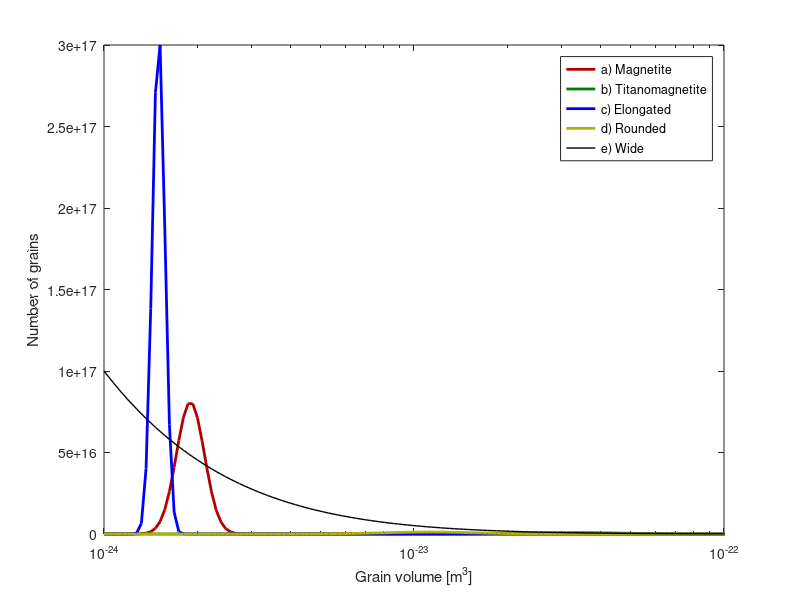
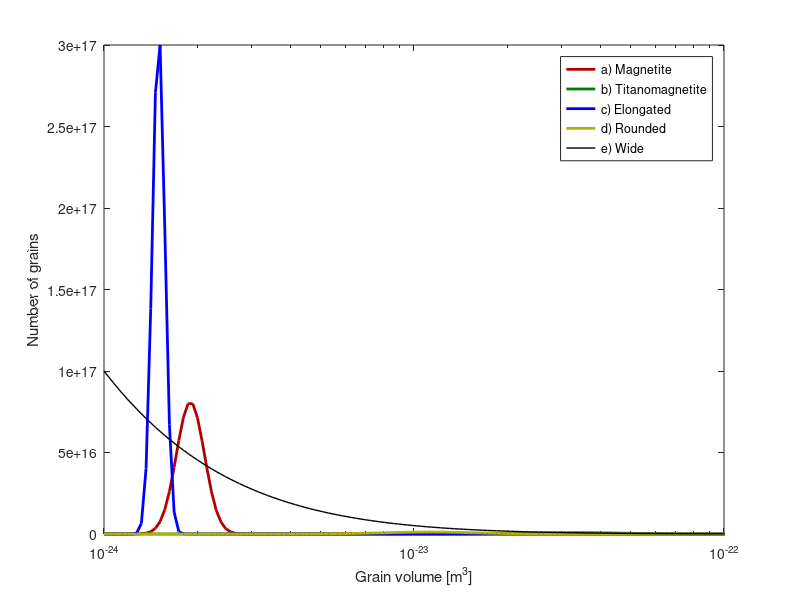
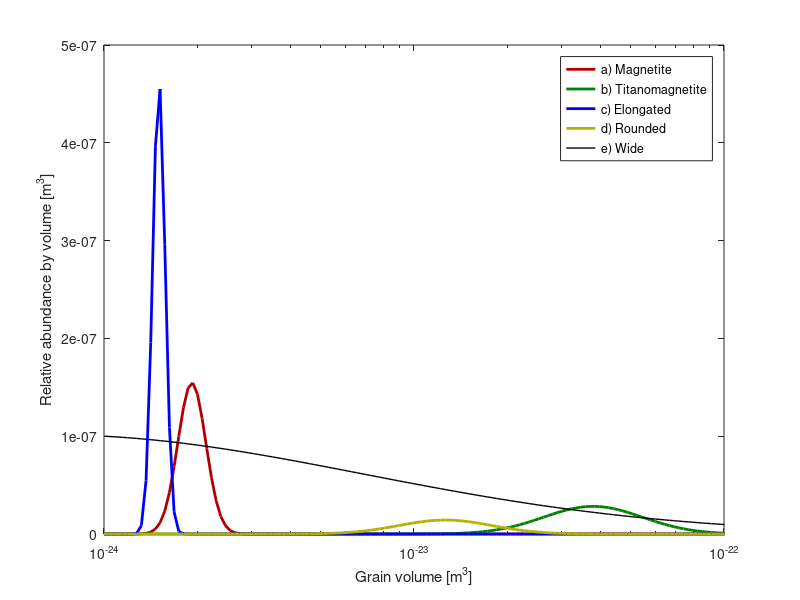
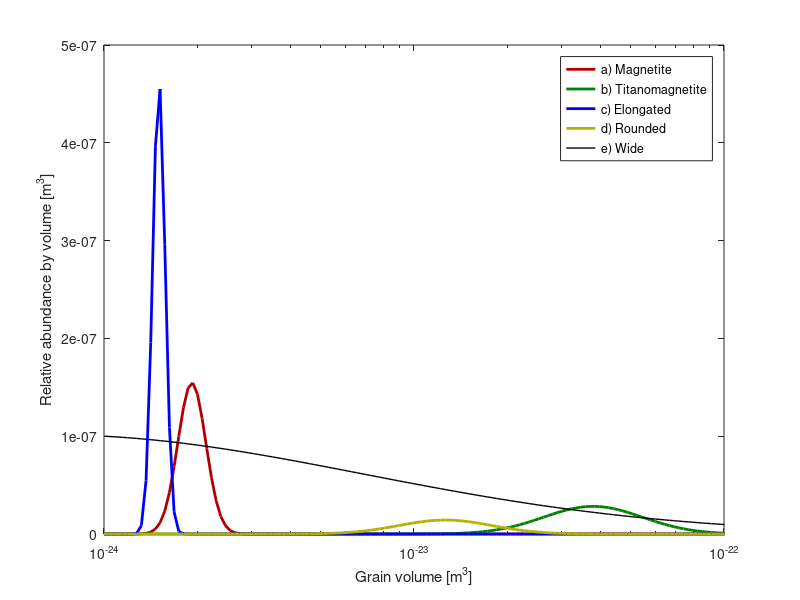

MATLAB code to generate these figures, in order:
% Plots the grain size distributions of all the simulated scenarios

V = logspace(log10(1e-24), log10(1e-21), 200);

f_TM0 = normpdf(log10(V), log10(1.9e-24), 0.045); 
f_TM0 = 100*0.8e15*f_TM0 / max(f_TM0);
totV_Magnetite = f_TM0.*V;


f_TM60 = normpdf(log10(V), log10(33e-24), 0.16); 
f_TM60 = 0.8e15*f_TM60 / max(f_TM60);
totV_TM = f_TM60.*V;


f_wide = normpdf(log10(V), log10(3.4e-27), 1); 
f_wide = f_wide ./ max(f_wide) * 1e17;
totV_wide = f_wide.*V;

f_elongated = normpdf(log10(V), log10(1.5e-24), 0.02); 
f_elongated = 250*1.2e15*f_elongated / max(f_elongated);
totV_elongated = f_elongated.*V;

f_round = normpdf(log10(V), log10(11.2e-24), 0.15); 
f_round = 1.2e15*f_round / max(f_round);
totV_round = f_round.*V;


c_magnetite = [0.7 0 0]; 
c_TM = [0 0.5 0]; 
c_elongated = [0 0 1]; 
c_round = [0.7 0.7 0];
c_wide = [0 0 0];


figure(1); 
set(gcf, 'Color', 'w');
semilogx(V,f_TM0, 'Color', c_magnetite, 'LineWidth', 2);
hold on

semilogx(V,f_TM60, 'Color', c_TM, 'LineWidth', 2);
semilogx(V,f_elongated, 'Color', c_elongated, 'LineWidth', 2);
semilogx(V,f_round, 'Color', c_round, 'LineWidth', 2);
semilogx(V,f_wide, 'Color', c_wide, 'LineWidth', 1);
hold off

xlabel('Grain volume [m^3]');
ylabel('Number of grains'); 
xlim([1e-24 1e-22]);

legend('a) Magnetite', 'b) Titanomagnetite', 'c) Elongated', 'd) Rounded', 'e) Wide'); 

try
    export_fig('../output/png/GrainSizeDistribution/GrainSizeDistributionNumbers.png', '-m4'); 
    export_fig('../output/pdf/GrainSizeDistribution/GrainSizeDistributionNumbers.pdf'); 
catch
    print(gcf, '-dpng', '../output/png/GrainSizeDistribution/GrainSizeDistributionNumbers.png'); 
    print(gcf, '-dpdf', '../output/pdf/GrainSizeDistribution/GrainSizeDistributionNumbers.pdf'); 
end

figure(2); 
set(gcf, 'Color', 'w');
semilogx(V,totV_Magnetite, 'Color', c_magnetite, 'LineWidth', 2);
hold on

semilogx(V, totV_TM, 'Color', c_TM, 'LineWidth', 2);
semilogx(V,totV_elongated, 'Color', c_elongated, 'LineWidth', 2);
semilogx(V,totV_round, 'Color', c_round, 'LineWidth', 2);
semilogx(V,totV_wide, 'Color', c_wide, 'LineWidth', 1);

hold off

xlabel('Grain volume [m^3]');
ylabel('Relative abundance by volume [m^3]'); 
xlim([1e-24 1e-22]);

legend('a) Magnetite', 'b) Titanomagnetite', 'c) Elongated', 'd) Rounded', 'e) Wide'); 


try
    export_fig('../output/png/GrainSizeDistribution/GrainSizeDistributionVolumes.png', '-m4'); 
    export_fig('../output/pdf/GrainSizeDistribution/GrainSizeDistributionVolumes.pdf'); 
catch
    print(gcf, '-dpng', '../output/png/GrainSizeDistribution/GrainSizeDistributionVolumes.png'); 
    print(gcf, '-dpdf', '../output/pdf/GrainSizeDistribution/GrainSizeDistributionVolumes.pdf'); 
end